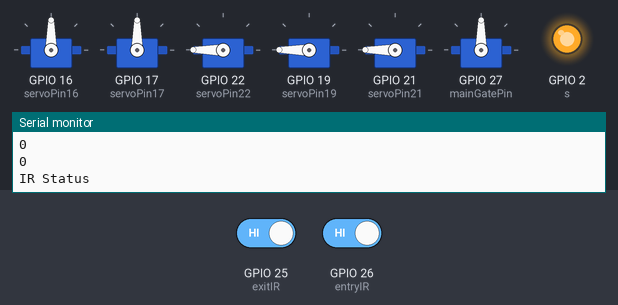
Simulated run of this sketch. Board: ESP32. On the bench: 6 × servo, output pins drawn as LEDs (lit = HIGH), the last lines printed to the serial monitor. Dashed ring = blinking. Inputs (shaded band) come from the test bench; at power-on: GPIO 25 (exitIR) HIGH, GPIO 26 (entryIR) HIGH. WiFi joins after 1.5 s; servers stay silent unless stated.

Above: at 17.0 s.
17.1 s: GPIO 25 (exitIR) driven LOW
At 20.3 s:
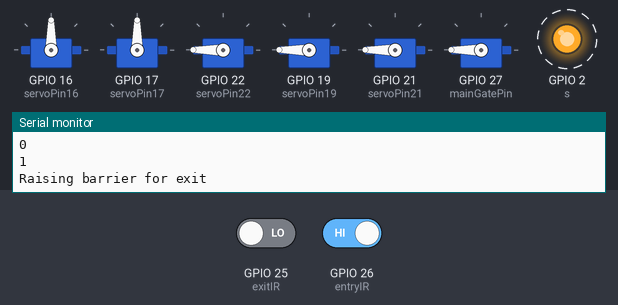
25.0 s: GPIO 25 (exitIR) driven HIGH
At 27.1 s:
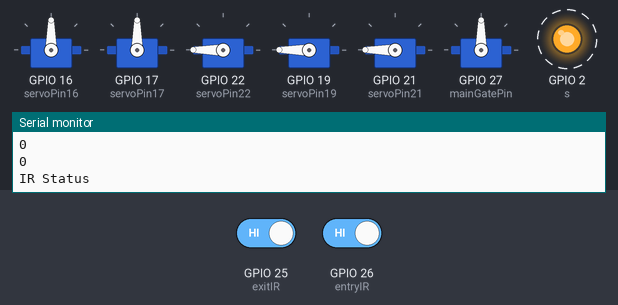
Timing chart, 0 to 29.0 s (numbered marks = the images above; inputs shaded):
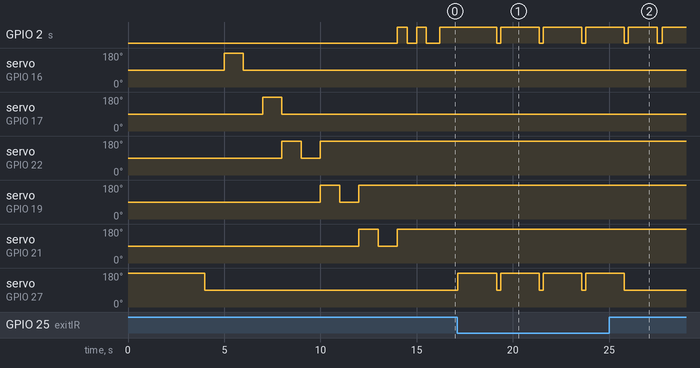

The sketch:

esp32.ino
```cpp
#include<WiFi.h>
#include<WiFiClient.h>
#include <ESP32Servo.h>
#include<String.h>
WiFiClient client;
Servo s1,s2,s3,s4,s5;
Servo mainGate;

class Slot{
  public:
  int trig,echo,dist,group;
  Servo servo;
  Slot(int trigPin,int echoPin,int servoPin,int grp){
    trig = trigPin;
    echo = echoPin;
    group = grp;
    servo.attach(servoPin);
  }
};


const int trigPin4 = 4;
const int echoPin34 = 34;
const int servoPin16 = 16;

const int trigPin5 = 5;
const int echoPin35 = 35;
const int servoPin17 = 17;

const int trigPin13 = 13;
const int echoPin36 = 36;
const int servoPin22 = 22;

const int trigPin14 = 14;
const int echoPin39 = 39;
const int servoPin19 = 19;

const int trigPin15 = 15;
const int echoPin18 = 18;
const int servoPin21 = 21;

const int mainGatePin = 27;
const int entryIR = 26;
const int exitIR = 25;

Slot s[] = {
  Slot(trigPin4,echoPin34,servoPin16,1),
  Slot(trigPin5,echoPin35,servoPin17,1),
  Slot(trigPin13,echoPin36,servoPin22,2),
  Slot(trigPin14,echoPin39,servoPin19,2),
  Slot(trigPin15,echoPin18,servoPin21,2)
  };

const char* ssid = "TP-Link_2.4";
const char* pass = "tplink@2.4hz";
const char* host = "192.168.0.105";

int calculateDistance(int trig,int echo);
void initPins();
String readUltrasonic();
String reserveSpot(int spotNumber);
String releaseSpot(int spotNumber);
void connectWifi();
void checkWifi();
void connectToServer();
void checkServer();
void mainProcess(WiFiClient client);
String getCommand(String s);
String getOption(String s);
void handleRequest(WiFiClient client,char com,char opt);
int isLotFull();
void autoGates();

void setup() {
  Serial.begin(9600);
  delay(3000);
  initPins();
  connectWifi();
  connectToServer();

}

void loop() {

}

void connectToServer()
{
  Serial.println("Connecting to Server");
  bool c = client.connect(host,8000);
  while(!c){
    Serial.print("*");
    c = client.connect(host,8000);
    digitalWrite(2,HIGH);
    delay(500);
    digitalWrite(2,LOW);
    delay(500);
  }
  Serial.println();
  Serial.println("Server Connected");
  digitalWrite(2,HIGH);
  mainProcess(client);
}

int isLotFull(){
  int i;
  for(i=0;i<5;i++)
  {
    s[i].dist = calculateDistance(s[i].trig,s[i].echo);
    if(s[i].dist > 0 && s[i].dist <5){
      continue;
    }
    break;
  }
  if(i == 5)
  {
    return 1;
  }
  return 0;
}

void autoGates(){
  int entryStatus = !digitalRead(entryIR);
  int exitStatus = !digitalRead(exitIR);
  Serial.println("IR Status");
  Serial.println(entryStatus);
  Serial.println(exitStatus);
  if(entryStatus){
    if(!isLotFull()){
      mainGate.write(180);
      Serial.println("Raising barrier for entry");
      delay(2000);
      mainGate.write(90);
    }
  }
  else{
    if(exitStatus){
      mainGate.write(180);
      Serial.println("Raising barrier for exit");
      delay(2000);
      mainGate.write(90);
    }
  }

}

void mainProcess(WiFiClient client){
  while(1)
  {
    autoGates();
    String dat = "";
    while(client.available())
    {
      dat += client.readString();
    }
    if(dat.length() > 0 )
    {
      Serial.println("Server Requested");
      char str[1][50];
      dat.toLowerCase();
      dat.toCharArray(str[0],50);
      Serial.println(dat);
      handleRequest(client,str[0][0],str[0][1]);
    }
    checkWifi();
    checkServer();
  }

}

String reserveSpot(int spotNumber){
  spotNumber = spotNumber -48; //ascii conversion
  Serial.print("Reserving ");
  Serial.println(spotNumber-1);
  int actualSpot = spotNumber-1;
  int grp = s[actualSpot].group;
  if(grp == 1){
    s[actualSpot].servo.write(180);
  }
  else{
    s[actualSpot].servo.write(90);
  }
    return "ok";
}

String releaseSpot(int spotNumber){
  spotNumber = spotNumber -48; //ascii conversion
  Serial.print("Releasing ");
  Serial.println(spotNumber-1);
  int actualSpot = spotNumber-1;
  int grp = s[actualSpot].group;
  if(grp == 1){
    s[actualSpot].servo.write(90);
  }
  else{
    s[actualSpot].servo.write(180);
  }
    return "ok";
}

void handleRequest(WiFiClient client,char com,char opt){
  Serial.print("Command : ");
  Serial.println(com);
  Serial.print("Option : ");
  Serial.println(opt);
  switch(com)
  {
    case '1' : client.print(readUltrasonic());
                    break;
    case '2' : client.print(reserveSpot(opt));
                break;
    case '3' : client.print(releaseSpot(opt));
                break;
    default: Serial.print("Invalid Request");
             client.println("Invalid Request");
             break;
  }
}


String readUltrasonic(){
  Serial.println("Reading Sensors");
  for(int i=0;i<5;i++)
  {
    s[i].dist = calculateDistance(s[i].trig,s[i].echo);
  }

  String r="";
  r+=s[0].dist;
  for(int i=1;i<5;i++)
  {
    r+=",";
    r+=s[i].dist;
  }
  Serial.println(r);

  return r;
}

void initPins(){
  Serial.println("Initializing Componenets");
  pinMode(2,OUTPUT);
  mainGate.attach(mainGatePin);
  mainGate.write(180);
  delay(1000);
  mainGate.write(90);
  pinMode(entryIR,INPUT);
  pinMode(exitIR,INPUT);
  for(int i=0;i<5;i++){
    Serial.print("*");
    pinMode(s[i].trig,OUTPUT);
    pinMode(s[i].echo,INPUT);
    if(s[i].group == 1){
      s[i].servo.write(90);
      delay(1000);
      s[i].servo.write(180);
      delay(1000);
      s[i].servo.write(90);
    }
    else{
      s[i].servo.write(180);
      delay(1000);
      s[i].servo.write(90);
      delay(1000);
      s[i].servo.write(180);
    }
  }
  Serial.println();
  Serial.println("Init Complete");
}

int calculateDistance(int trig,int echo){
  digitalWrite(trig,LOW);
  delayMicroseconds(2);
  digitalWrite(trig, HIGH);
  delayMicroseconds(10);
  digitalWrite(trig, LOW);

  long duration = pulseIn(echo, HIGH);

  return (int)(duration*0.034/2);

}

void connectWifi(){
  WiFi.mode(WIFI_STA);
  Serial.println("Connecting to Wifi");
  Serial.print("SSID = ");
  Serial.println(ssid);
  WiFi.begin(ssid,pass);
  Serial.println();
  while( WiFi.status() != WL_CONNECTED )
  {
    Serial.print("*");
    digitalWrite(2,HIGH);
    delay(500);
    digitalWrite(2,LOW);
    delay(500);
  }
  Serial.println();
  if(WiFi.status() == WL_CONNECTED){
    Serial.println("Wifi Connected");
    Serial.print("IP = ");
    Serial.println(WiFi.localIP());

  }
}

void checkWifi(){
  if(WiFi.status() == WL_DISCONNECTED)
  {
    digitalWrite(2,LOW);
    Serial.println("Wifi connection lost. Retrying connection!");
    connectWifi();
    connectToServer();
  }
}
void checkServer(){
  if(!client.connected())
  {
    digitalWrite(2,LOW);
    Serial.println("Connection to server lost. Retrying connection!");
    client.stop();
    connectToServer();
  }
}
```

Measured:
- after the input at 17.1 s, servo on GPIO 27 (mainGatePin): alternates 180° for 2.0 s and 90° for 0.21 s, starting at once
- after the input at 25.0 s, servo on GPIO 27 (mainGatePin): goes on until 25.8 s, then stays 90°
